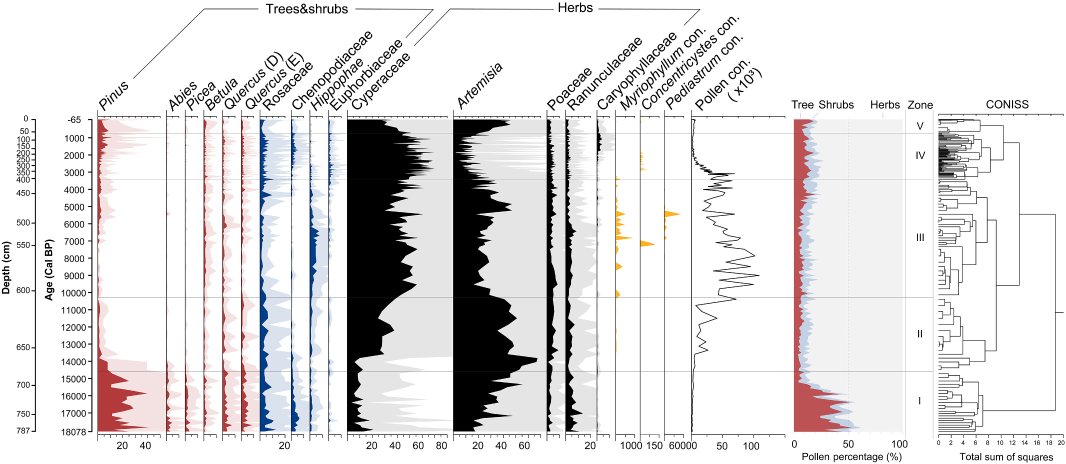
#> input picture tests/data/figures/real_plates/fig3_raw.jpeg, 2132 x 928 px, found by its file name (shown at 1/2 size)
$ python c2_axis_anchored.py
#> lines starting #> are read from the running program, lines starting #| are printed output that depends on the picture; after the words box and inside, x2 and y2 are one past the last pixel; in counts of white or black regions, pixels touching at a corner belong together
### scripts/qa_review/common.py
"""Shared helpers for the qa_review probes.

Deliberately self-contained: no import from scripts/lead_probe, no reuse of
Lead's probe implementation.  Only ``straditize_core`` product code is imported
where the point of the check is "what does the *product* do".
"""

from __future__ import annotations

from pathlib import Path

import numpy as np
from PIL import Image

REPO = Path(__file__).resolve().parents[2]
FIG = REPO / "output" / "han2026_ngamring" / "fig3_raw.jpeg"

# Column geometry as measured by Lead (docs/findings/pollen-extraction-han2026.md §4).
# Reproduced here as *input to be tested*, not as ground truth.
LEAD_COLUMNS: list[tuple[str, int, int]] = [
    ("Pinus", 332, 38),
    ("Abies", 370, 37),
    ("Picea", 407, 38),
    ("Betula", 445, 37),
    ("Quercus_D", 482, 39),
    ("Quercus_E", 521, 61),
    ("Rosaceae", 582, 37),
    ("Chenopodiaceae", 619, 38),
    ("Hippophae", 657, 47),
    ("Euphorbiaceae", 704, 220),
    ("Cyperaceae", 924, 172),
    ("Artemisia", 1096, 37),
    ("Poaceae", 1133, 60),
    ("Ranunculaceae", 1193, 38),
    ("Caryophyllaceae", 1231, 49),
]

PLOT_TOP = 232
PLOT_BOTTOM = 862


def load_fig() -> Image.Image:
    return Image.open(FIG).convert("RGB")
#> returned value is the input picture: PIL image 2132x928 RGB; mean R, G, B 224.4, 222.6, 223.2


def load_rgb() -> np.ndarray:
    return np.asarray(load_fig(), dtype=np.uint8)


def load_gray() -> np.ndarray:
    return np.asarray(load_fig().convert("L"), dtype=np.uint8)


# [42 lines left out: functions my_otsu, my_otsu_skimage_equivalent, not called in this run]


def column_slice(x0: int, width: int) -> tuple[int, int]:
    return x0, x0 + width

### scripts/qa_review/c2_axis_anchored.py
"""Authoritative column + fill analysis, anchored on the columns' left axes.

A percentage-diagram column has a vertical LEFT AXIS line; the fill grows
rightward from it.  So:

  1. left axis  := a vertical dark line spanning a large fraction of the plot height
  2. for each row, the fill = the contiguous non-white run starting at that axis
     (2 px gap tolerance for JPEG noise)
  3. the fill's colour = the modal colour of those runs' *interior* pixels
     (interior = excluding the first and last 2 px, which are the axis stroke and
      the curve stroke / antialiasing)

This separates "stroke" from "fill" -- the failure mode that made my earlier
colour-family probe mislabel the black curve as the solid fill.
"""

from __future__ import annotations

import collections
import json

import numpy as np
from common import PLOT_BOTTOM, PLOT_TOP, load_rgb

rgb = load_rgb().astype(float)
plot = rgb[PLOT_TOP:PLOT_BOTTOM + 1]
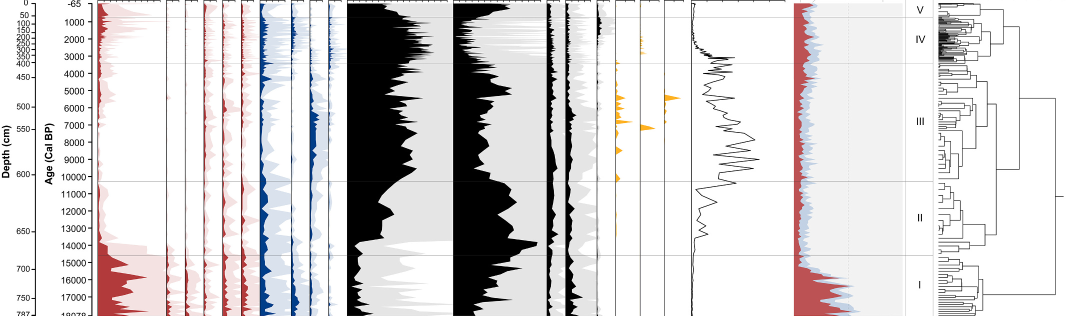
#> plot: shape (631, 2132, 3) float64 (shown at 1/2 size); mean R, G, B 215.9, 213.3, 214.2
H, W = plot.shape[:2]
#> H = 631; W = 2132
lum = plot.mean(-1)
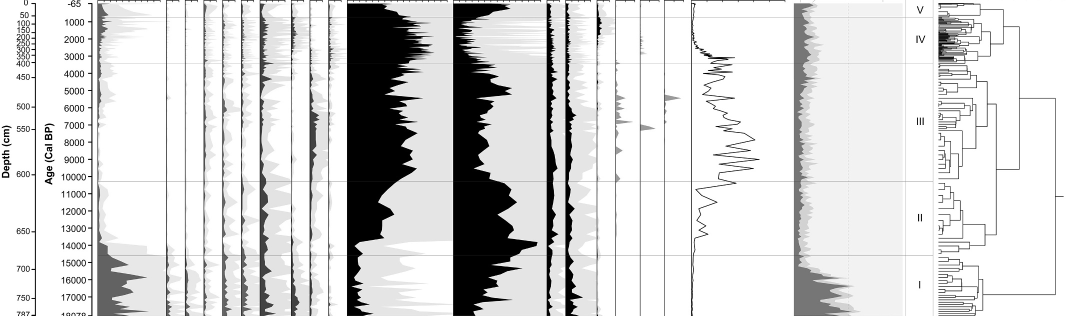
#> lum: shape (631, 2132) float64 (shown at 1/2 size); min 0, max 255, mean 214.5
nw = lum <= 250
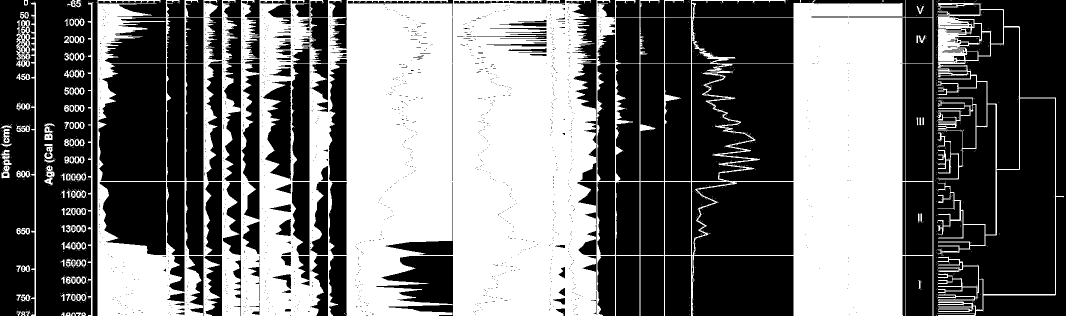
#> nw: shape (631, 2132) bool (shown at 1/2 size); 44.8% white; 926 white regions (832 under 20 px), largest, box (x1, y1, x2, y2) and area: (195, 0, 1867, 631) 567702, (1873, 5, 2128, 631) 17250, (175, 4, 187, 631) 2213
OTSU = 138.0

# --- 1. left axes -------------------------------------------------------------
dark = lum < 130
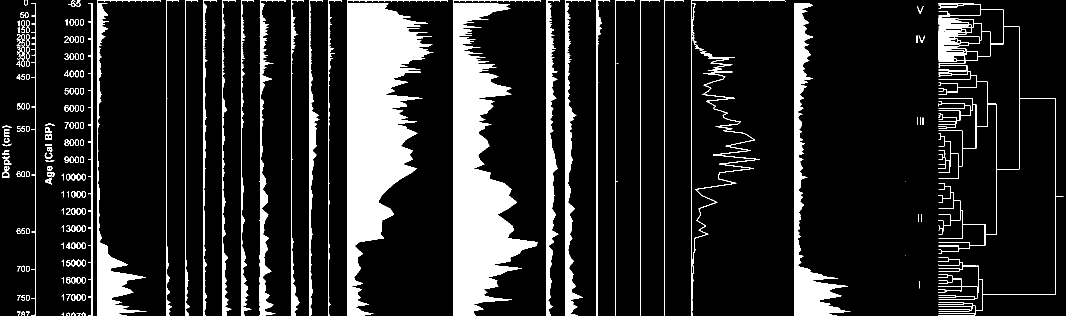
#> dark: shape (631, 2132) bool (shown at 1/2 size); 14.4% white; 190 white regions (12 under 20 px), largest, box (x1, y1, x2, y2) and area: (694, 0, 895, 631) 55960, (906, 0, 1082, 631) 50149, (1588, 7, 1701, 631) 15531
cover = dark.mean(0)
#> cover = 2132 values, max 1 at index 195, min 0 at index 0, mean 0.144
raw = [x for x in range(W) if cover[x] > 0.55]
#> raw = 240 values from 70 to 2110
axes = []
for x in raw:
    if axes and x - axes[-1][-1] <= 2:
        axes[-1].append(x)
    else:
        axes.append([x])
#> this loop made 240 passes
#> x on passes 1 to 3: 70, 71, 183
#> after the loop, axes = 23 items, first 6: [70, 71], [183, 184], [195, 196, 197, 198], [332, 333], [370], [407, 408, 409]
axes = [int(round(np.mean(a))) for a in axes]
#> axes = [70, 184, 196, 332, 370, 408, 446, 483, 524, 582, 620, 657, 738, 942, 1098, 1135, 1194, 1231, 1280, 1328, 1382, 1596, 2110]
print("candidate left axes (dark for >55% of plot height):")
print("  ", axes)
#|    [70, 184, 196, 332, 370, 408, 446, 483, 524, 582, 620, 657, 738, 942, 1098, 1135, 1194, 1231, 1280, 1328, 1382, 1596, 2110]
print()

# --- 2/3. fill per axis -------------------------------------------------------
print("=" * 112)
print("Per-axis fill measurement (fill := run starting at the axis, interior colour)")
print("=" * 112)
print(f"{'axis_x':>6} | {'fill_px':>8} | {'max_w':>6} | {'interior modal colour':<24} "
      f"{'lum':>6} | {'Otsu keeps':>10} {'cov':>7}")
print("-" * 112)

rows_out = []
for ax in axes:
    fill_px = 0
    maxw = 0
    interior = collections.Counter()
    otsu_kept = 0
    for r in range(H):
        if not nw[r, ax]:
            probe = np.where(nw[r, ax:ax + 5])[0]
            if not len(probe):
                continue
            start = ax + int(probe[0])
        else:
            start = ax
        end, k, gap = start, start, 0
        while k < W:
            if nw[r, k]:
                end, gap = k, 0
            else:
                gap += 1
                if gap > 2:
                    break
            k += 1
        if end - start < 2:
            continue
        seg = plot[r, start:end + 1]
        seg_lum = seg.mean(-1)
        fill_px += seg.shape[0]
        maxw = max(maxw, end - start + 1)
        otsu_kept += int((seg_lum < OTSU).sum())
        if end - start >= 6:
            inner = plot[r, start + 3:end - 1]
            interior.update(map(tuple, inner.astype(int).tolist()))
    if not interior:
        print(f"{ax:>6} | {fill_px:>8} | {maxw:>6} | {'(no interior px)':<24}")
        continue
    c, n = interior.most_common(1)[0]
    l = sum(c) / 3.0
    cov = 100.0 * otsu_kept / fill_px if fill_px else float("nan")
    print(f"{ax:>6} | {fill_px:>8} | {maxw:>6} | RGB{str(c):<19} {l:>6.1f} "
          f"| {otsu_kept:>10} {cov:>6.1f}%")
    rows_out.append({"axis_x": ax, "fill_px": fill_px, "max_width": maxw,
                     "interior_colour": list(c), "interior_lum": round(l, 1),
                     "otsu_kept": otsu_kept, "coverage_pct": round(cov, 2)})
#> this loop made 23 passes
#> (ax, c, n, l, cov) on passes 3 to 14: (196, (244, 226, 226), 9152, 232, 25.57), (332, (238, 238, 238), 668, 238, 20.33), (370, (238, 238, 238), 636, 238, 18.79), (408, (238, 238, 238), 612, 238, 17.27), (446, (244, 226, 226), 1725, 232, 19.58), (483, (218, 226, 237), 2395, 227, 20.55), (524, (218, 226, 237), 7580, 227, 16.31), (582, (218, 226, 237), 1142, 227, 21.42), (620, (218, 226, 237), 1766, 227, 21.33), (657, (0, 0, 0), 1308, 0, 27.59), (738, (229, 229, 229), 90100, 229, 36.97), (942, (229, 229, 229), 64394, 229, 29.65)
#> ax on passes 1 to 2: 70, 184
#|     70 |        0 |      0 | (no interior px)
#|    184 |        0 |      0 | (no interior px)
#|    196 |    42514 |   1671 | RGB(244, 226, 226)      232.0 |      10870   25.6%
#|    332 |    13447 |   1535 | RGB(238, 238, 238)      238.0 |       2734   20.3%
#|    370 |    12532 |   1497 | RGB(238, 238, 238)      238.0 |       2355   18.8%
#|    408 |    16689 |   1459 | RGB(238, 238, 238)      238.0 |       2882   17.3%
#|    446 |    25538 |   1421 | RGB(244, 226, 226)      232.0 |       5000   19.6%
#|    483 |    26601 |   1384 | RGB(218, 226, 237)      227.0 |       5466   20.5%
#> (further printed lines are left out)
#> after the loop, rows_out = 21 items

with open("scripts/qa_review/out_axes.json", "w", encoding="utf-8") as fh:
    json.dump(rows_out, fh, indent=2)
print()
print("wrote scripts/qa_review/out_axes.json")
